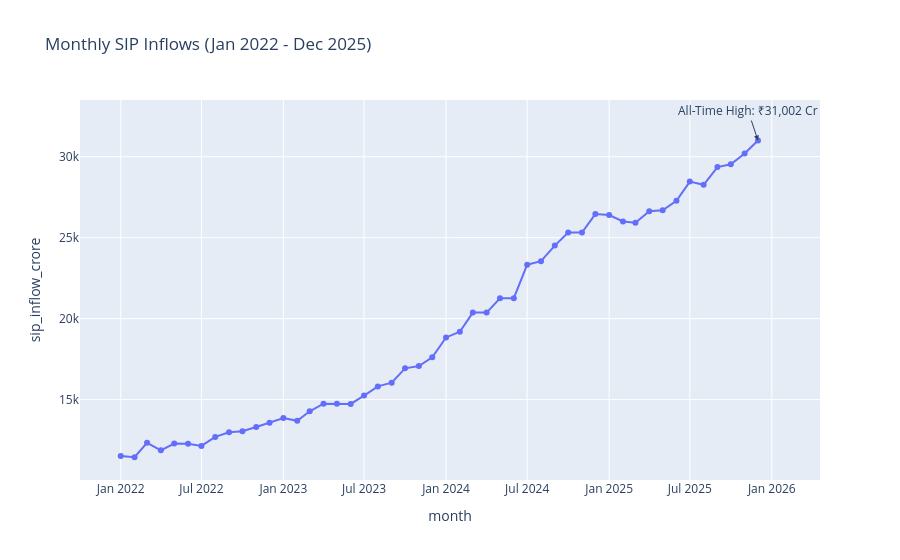

The cell this chart's notebook holds for it:
### Code cell
fig = px.line(
    sip,
    x="month",
    y="sip_inflow_crore",
    markers=True,
    title="Monthly SIP Inflows (Jan 2022 - Dec 2025)"
)

fig.add_annotation(
    x="2025-12",
    y=31002,
    text="All-Time High: ₹31,002 Cr",
    showarrow=True,
    arrowhead=2
)

fig.show()

### Figure 1 — Plotly figure (JSON) as saved in the notebook; plotly's stock layout.template omitted (floating-point values rounded to 4 significant figures)
{"data": [{"hovertemplate": "month=%{x}<br>sip_inflow_crore=%{y}<extra></extra>", "legendgroup": "", "line": {"color": "#636efa", "dash": "solid"}, "marker": {"symbol": "circle"}, "mode": "lines+markers", "name": "", "orientation": "v", "showlegend": false, "type": "scatter", "x": ["2022-01", "2022-02", "2022-03", "2022-04", "2022-05", "2022-06", "2022-07", "2022-08", "2022-09", "2022-10", "2022-11", "2022-12", "2023-01", "2023-02", "2023-03", "2023-04", "2023-05", "2023-06", "2023-07", "2023-08", "2023-09", "2023-10", "2023-11", "2023-12", "2024-01", "2024-02", "2024-03", "2024-04", "2024-05", "2024-06", "2024-07", "2024-08", "2024-09", "2024-10", "2024-11", "2024-12", "2025-01", "2025-02", "2025-03", "2025-04", "2025-05", "2025-06", "2025-07", "2025-08", "2025-09", "2025-10", "2025-11", "2025-12"], "xaxis": "x", "y": [11517, 11438, 12328, 11863, 12286, 12276, 12140, 12694, 12976, 13040, 13306, 13573, 13856, 13687, 14276, 14749, 14749, 14734, 15245, 15814, 16042, 16928, 17073, 17610, 18838, 19187, 20371, 20371, 21262, 21262, 23332, 23547, 24509, 25323, 25320, 26459, 26400, 25999, 25926, 26632, 26688, 27274, 28464, 28265, 29361, 29529, 30200, 31002], "yaxis": "y"}], "layout": {"annotations": [{"arrowhead": 2, "showarrow": true, "text": "All-Time High: ₹31,002 Cr", "x": "2025-12", "y": 31002}], "legend": {"tracegroupgap": 0}, "title": {"text": "Monthly SIP Inflows (Jan 2022 - Dec 2025)"}, "xaxis": {"anchor": "y", "domain": [0, 1], "title": {"text": "month"}}, "yaxis": {"anchor": "x", "domain": [0, 1], "title": {"text": "sip_inflow_crore"}}}}
